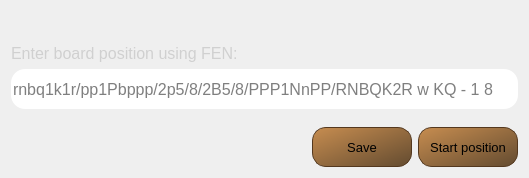
<?xml version="1.0" encoding="UTF-8"?>
<ui version="4.0">
 <class>FenDialog</class>
 <widget class="QDialog" name="FenDialog">
  <property name="geometry">
   <rect>
    <x>0</x>
    <y>0</y>
    <width>529</width>
    <height>178</height>
   </rect>
  </property>
  <property name="windowTitle">
   <string>Insert FEN</string>
  </property>
  <property name="styleSheet">
   <string notr="true">mmd--FenDialog{
	background-image: url(:/images/background);
    background-position: center;
}</string>
  </property>
  <layout class="QVBoxLayout" name="verticalLayout_2">
   <item>
    <spacer name="verticalSpacer">
     <property name="orientation">
      <enum>Qt::Vertical</enum>
     </property>
     <property name="sizeHint" stdset="0">
      <size>
       <width>18</width>
       <height>0</height>
      </size>
     </property>
    </spacer>
   </item>
   <item>
    <layout class="QVBoxLayout" name="verticalLayout">
     <item alignment="Qt::AlignLeft|Qt::AlignBottom">
      <widget class="QLabel" name="fen_header">
       <property name="minimumSize">
        <size>
         <width>300</width>
         <height>40</height>
        </size>
       </property>
       <property name="maximumSize">
        <size>
         <width>16777215</width>
         <height>40</height>
        </size>
       </property>
       <property name="palette">
        <palette>
         <active>
          <colorrole role="WindowText">
           <brush brushstyle="SolidPattern">
            <color alpha="255">
             <red>85</red>
             <green>255</green>
             <blue>0</blue>
            </color>
           </brush>
          </colorrole>
          <colorrole role="Button">
           <brush brushstyle="SolidPattern">
            <color alpha="255">
             <red>117</red>
             <green>117</green>
             <blue>45</blue>
            </color>
           </brush>
          </colorrole>
          <colorrole role="Base">
           <brush brushstyle="SolidPattern">
            <color alpha="255">
             <red>117</red>
             <green>117</green>
             <blue>45</blue>
            </color>
           </brush>
          </colorrole>
          <colorrole role="Window">
           <brush brushstyle="SolidPattern">
            <color alpha="255">
             <red>117</red>
             <green>117</green>
             <blue>45</blue>
            </color>
           </brush>
          </colorrole>
         </active>
         <inactive>
          <colorrole role="WindowText">
           <brush brushstyle="SolidPattern">
            <color alpha="255">
             <red>208</red>
             <green>208</green>
             <blue>208</blue>
            </color>
           </brush>
          </colorrole>
          <colorrole role="Button">
           <brush brushstyle="SolidPattern">
            <color alpha="255">
             <red>117</red>
             <green>117</green>
             <blue>45</blue>
            </color>
           </brush>
          </colorrole>
          <colorrole role="Base">
           <brush brushstyle="SolidPattern">
            <color alpha="255">
             <red>117</red>
             <green>117</green>
             <blue>45</blue>
            </color>
           </brush>
          </colorrole>
          <colorrole role="Window">
           <brush brushstyle="SolidPattern">
            <color alpha="255">
             <red>117</red>
             <green>117</green>
             <blue>45</blue>
            </color>
           </brush>
          </colorrole>
         </inactive>
         <disabled>
          <colorrole role="WindowText">
           <brush brushstyle="SolidPattern">
            <color alpha="96">
             <red>164</red>
             <green>166</green>
             <blue>168</blue>
            </color>
           </brush>
          </colorrole>
          <colorrole role="Button">
           <brush brushstyle="SolidPattern">
            <color alpha="255">
             <red>117</red>
             <green>117</green>
             <blue>45</blue>
            </color>
           </brush>
          </colorrole>
          <colorrole role="Base">
           <brush brushstyle="SolidPattern">
            <color alpha="255">
             <red>117</red>
             <green>117</green>
             <blue>45</blue>
            </color>
           </brush>
          </colorrole>
          <colorrole role="Window">
           <brush brushstyle="SolidPattern">
            <color alpha="255">
             <red>117</red>
             <green>117</green>
             <blue>45</blue>
            </color>
           </brush>
          </colorrole>
         </disabled>
        </palette>
       </property>
       <property name="font">
        <font>
         <pointsize>12</pointsize>
        </font>
       </property>
       <property name="text">
        <string>Enter board position using FEN:</string>
       </property>
       <property name="alignment">
        <set>Qt::AlignBottom|Qt::AlignLeading|Qt::AlignLeft</set>
       </property>
      </widget>
     </item>
     <item>
      <widget class="QLineEdit" name="fen_edit">
       <property name="minimumSize">
        <size>
         <width>300</width>
         <height>40</height>
        </size>
       </property>
       <property name="maximumSize">
        <size>
         <width>16777215</width>
         <height>40</height>
        </size>
       </property>
       <property name="font">
        <font>
         <pointsize>12</pointsize>
        </font>
       </property>
       <property name="styleSheet">
        <string notr="true">border-radius: 14;</string>
       </property>
       <property name="text">
        <string/>
       </property>
       <property name="placeholderText">
        <string>rnbq1k1r/pp1Pbppp/2p5/8/2B5/8/PPP1NnPP/RNBQK2R w KQ - 1 8</string>
       </property>
      </widget>
     </item>
    </layout>
   </item>
   <item>
    <spacer name="verticalSpacer_2">
     <property name="orientation">
      <enum>Qt::Vertical</enum>
     </property>
     <property name="sizeHint" stdset="0">
      <size>
       <width>13</width>
       <height>3</height>
      </size>
     </property>
    </spacer>
   </item>
   <item>
    <layout class="QHBoxLayout" name="horizontalLayout">
     <item>
      <spacer name="horizontalSpacer_3">
       <property name="orientation">
        <enum>Qt::Horizontal</enum>
       </property>
       <property name="sizeHint" stdset="0">
        <size>
         <width>85</width>
         <height>20</height>
        </size>
       </property>
      </spacer>
     </item>
     <item>
      <widget class="QPushButton" name="save_button">
       <property name="sizePolicy">
        <sizepolicy hsizetype="Fixed" vsizetype="Fixed">
         <horstretch>0</horstretch>
         <verstretch>0</verstretch>
        </sizepolicy>
       </property>
       <property name="minimumSize">
        <size>
         <width>100</width>
         <height>40</height>
        </size>
       </property>
       <property name="maximumSize">
        <size>
         <width>100</width>
         <height>40</height>
        </size>
       </property>
       <property name="palette">
        <palette>
         <active>
          <colorrole role="Button">
           <brush brushstyle="LinearGradientPattern">
            <gradient startx="0.000000000000000" starty="0.000000000000000" endx="1.000000000000000" endy="1.000000000000000" type="LinearGradient" spread="PadSpread" coordinatemode="ObjectBoundingMode">
             <gradientstop position="0.000000000000000">
              <color alpha="255">
               <red>199</red>
               <green>141</green>
               <blue>80</blue>
              </color>
             </gradientstop>
             <gradientstop position="1.000000000000000">
              <color alpha="255">
               <red>99</red>
               <green>75</green>
               <blue>48</blue>
              </color>
             </gradientstop>
            </gradient>
           </brush>
          </colorrole>
          <colorrole role="Base">
           <brush brushstyle="LinearGradientPattern">
            <gradient startx="0.000000000000000" starty="0.000000000000000" endx="1.000000000000000" endy="1.000000000000000" type="LinearGradient" spread="PadSpread" coordinatemode="ObjectBoundingMode">
             <gradientstop position="0.000000000000000">
              <color alpha="255">
               <red>199</red>
               <green>141</green>
               <blue>80</blue>
              </color>
             </gradientstop>
             <gradientstop position="1.000000000000000">
              <color alpha="255">
               <red>99</red>
               <green>75</green>
               <blue>48</blue>
              </color>
             </gradientstop>
            </gradient>
           </brush>
          </colorrole>
          <colorrole role="Window">
           <brush brushstyle="LinearGradientPattern">
            <gradient startx="0.000000000000000" starty="0.000000000000000" endx="1.000000000000000" endy="1.000000000000000" type="LinearGradient" spread="PadSpread" coordinatemode="ObjectBoundingMode">
             <gradientstop position="0.000000000000000">
              <color alpha="255">
               <red>199</red>
               <green>141</green>
               <blue>80</blue>
              </color>
             </gradientstop>
             <gradientstop position="1.000000000000000">
              <color alpha="255">
               <red>99</red>
               <green>75</green>
               <blue>48</blue>
              </color>
             </gradientstop>
            </gradient>
           </brush>
          </colorrole>
         </active>
         <inactive>
          <colorrole role="Button">
           <brush brushstyle="LinearGradientPattern">
            <gradient startx="0.000000000000000" starty="0.000000000000000" endx="1.000000000000000" endy="1.000000000000000" type="LinearGradient" spread="PadSpread" coordinatemode="ObjectBoundingMode">
             <gradientstop position="0.000000000000000">
              <color alpha="255">
               <red>199</red>
               <green>141</green>
               <blue>80</blue>
              </color>
             </gradientstop>
             <gradientstop position="1.000000000000000">
              <color alpha="255">
               <red>99</red>
               <green>75</green>
               <blue>48</blue>
              </color>
             </gradientstop>
            </gradient>
           </brush>
          </colorrole>
          <colorrole role="Base">
           <brush brushstyle="LinearGradientPattern">
            <gradient startx="0.000000000000000" starty="0.000000000000000" endx="1.000000000000000" endy="1.000000000000000" type="LinearGradient" spread="PadSpread" coordinatemode="ObjectBoundingMode">
             <gradientstop position="0.000000000000000">
              <color alpha="255">
               <red>199</red>
               <green>141</green>
               <blue>80</blue>
              </color>
             </gradientstop>
             <gradientstop position="1.000000000000000">
              <color alpha="255">
               <red>99</red>
               <green>75</green>
               <blue>48</blue>
              </color>
             </gradientstop>
            </gradient>
           </brush>
          </colorrole>
          <colorrole role="Window">
           <brush brushstyle="LinearGradientPattern">
            <gradient startx="0.000000000000000" starty="0.000000000000000" endx="1.000000000000000" endy="1.000000000000000" type="LinearGradient" spread="PadSpread" coordinatemode="ObjectBoundingMode">
             <gradientstop position="0.000000000000000">
              <color alpha="255">
               <red>199</red>
               <green>141</green>
               <blue>80</blue>
              </color>
             </gradientstop>
             <gradientstop position="1.000000000000000">
              <color alpha="255">
               <red>99</red>
               <green>75</green>
               <blue>48</blue>
              </color>
             </gradientstop>
            </gradient>
           </brush>
          </colorrole>
         </inactive>
         <disabled>
          <colorrole role="Button">
           <brush brushstyle="LinearGradientPattern">
            <gradient startx="0.000000000000000" starty="0.000000000000000" endx="1.000000000000000" endy="1.000000000000000" type="LinearGradient" spread="PadSpread" coordinatemode="ObjectBoundingMode">
             <gradientstop position="0.000000000000000">
              <color alpha="255">
               <red>199</red>
               <green>141</green>
               <blue>80</blue>
              </color>
             </gradientstop>
             <gradientstop position="1.000000000000000">
              <color alpha="255">
               <red>99</red>
               <green>75</green>
               <blue>48</blue>
              </color>
             </gradientstop>
            </gradient>
           </brush>
          </colorrole>
          <colorrole role="Base">
           <brush brushstyle="LinearGradientPattern">
            <gradient startx="0.000000000000000" starty="0.000000000000000" endx="1.000000000000000" endy="1.000000000000000" type="LinearGradient" spread="PadSpread" coordinatemode="ObjectBoundingMode">
             <gradientstop position="0.000000000000000">
              <color alpha="255">
               <red>199</red>
               <green>141</green>
               <blue>80</blue>
              </color>
             </gradientstop>
             <gradientstop position="1.000000000000000">
              <color alpha="255">
               <red>99</red>
               <green>75</green>
               <blue>48</blue>
              </color>
             </gradientstop>
            </gradient>
           </brush>
          </colorrole>
          <colorrole role="Window">
           <brush brushstyle="LinearGradientPattern">
            <gradient startx="0.000000000000000" starty="0.000000000000000" endx="1.000000000000000" endy="1.000000000000000" type="LinearGradient" spread="PadSpread" coordinatemode="ObjectBoundingMode">
             <gradientstop position="0.000000000000000">
              <color alpha="255">
               <red>199</red>
               <green>141</green>
               <blue>80</blue>
              </color>
             </gradientstop>
             <gradientstop position="1.000000000000000">
              <color alpha="255">
               <red>99</red>
               <green>75</green>
               <blue>48</blue>
              </color>
             </gradientstop>
            </gradient>
           </brush>
          </colorrole>
         </disabled>
        </palette>
       </property>
       <property name="font">
        <font>
         <pointsize>10</pointsize>
        </font>
       </property>
       <property name="styleSheet">
        <string notr="true">QPushButton{
background-color: qlineargradient(x: 0,y: 0, x2: 1, y2: 1, stop: 0 #C78D50, stop: 1 #634b30 );
border: 1 solid #54381E;
border-radius: 14px;

}:pressed{
background-color: qlineargradient(x: 0, y: 0, x2: 1, y2: 1, stop: 0 #634b30, stop: 1 #C78D50 );
}</string>
       </property>
       <property name="text">
        <string>Save</string>
       </property>
      </widget>
     </item>
     <item>
      <widget class="QPushButton" name="skip_button">
       <property name="sizePolicy">
        <sizepolicy hsizetype="Fixed" vsizetype="Fixed">
         <horstretch>0</horstretch>
         <verstretch>0</verstretch>
        </sizepolicy>
       </property>
       <property name="minimumSize">
        <size>
         <width>100</width>
         <height>40</height>
        </size>
       </property>
       <property name="maximumSize">
        <size>
         <width>100</width>
         <height>40</height>
        </size>
       </property>
       <property name="palette">
        <palette>
         <active>
          <colorrole role="Button">
           <brush brushstyle="LinearGradientPattern">
            <gradient startx="0.000000000000000" starty="0.000000000000000" endx="1.000000000000000" endy="1.000000000000000" type="LinearGradient" spread="PadSpread" coordinatemode="ObjectBoundingMode">
             <gradientstop position="0.000000000000000">
              <color alpha="255">
               <red>199</red>
               <green>141</green>
               <blue>80</blue>
              </color>
             </gradientstop>
             <gradientstop position="1.000000000000000">
              <color alpha="255">
               <red>99</red>
               <green>75</green>
               <blue>48</blue>
              </color>
             </gradientstop>
            </gradient>
           </brush>
          </colorrole>
          <colorrole role="Base">
           <brush brushstyle="LinearGradientPattern">
            <gradient startx="0.000000000000000" starty="0.000000000000000" endx="1.000000000000000" endy="1.000000000000000" type="LinearGradient" spread="PadSpread" coordinatemode="ObjectBoundingMode">
             <gradientstop position="0.000000000000000">
              <color alpha="255">
               <red>199</red>
               <green>141</green>
               <blue>80</blue>
              </color>
             </gradientstop>
             <gradientstop position="1.000000000000000">
              <color alpha="255">
               <red>99</red>
               <green>75</green>
               <blue>48</blue>
              </color>
             </gradientstop>
            </gradient>
           </brush>
          </colorrole>
          <colorrole role="Window">
           <brush brushstyle="LinearGradientPattern">
            <gradient startx="0.000000000000000" starty="0.000000000000000" endx="1.000000000000000" endy="1.000000000000000" type="LinearGradient" spread="PadSpread" coordinatemode="ObjectBoundingMode">
             <gradientstop position="0.000000000000000">
              <color alpha="255">
               <red>199</red>
               <green>141</green>
               <blue>80</blue>
              </color>
             </gradientstop>
             <gradientstop position="1.000000000000000">
              <color alpha="255">
               <red>99</red>
               <green>75</green>
               <blue>48</blue>
              </color>
             </gradientstop>
            </gradient>
           </brush>
          </colorrole>
         </active>
         <inactive>
          <colorrole role="Button">
           <brush brushstyle="LinearGradientPattern">
            <gradient startx="0.000000000000000" starty="0.000000000000000" endx="1.000000000000000" endy="1.000000000000000" type="LinearGradient" spread="PadSpread" coordinatemode="ObjectBoundingMode">
             <gradientstop position="0.000000000000000">
              <color alpha="255">
               <red>199</red>
               <green>141</green>
               <blue>80</blue>
              </color>
             </gradientstop>
             <gradientstop position="1.000000000000000">
              <color alpha="255">
               <red>99</red>
               <green>75</green>
               <blue>48</blue>
              </color>
             </gradientstop>
            </gradient>
           </brush>
          </colorrole>
          <colorrole role="Base">
           <brush brushstyle="LinearGradientPattern">
            <gradient startx="0.000000000000000" starty="0.000000000000000" endx="1.000000000000000" endy="1.000000000000000" type="LinearGradient" spread="PadSpread" coordinatemode="ObjectBoundingMode">
             <gradientstop position="0.000000000000000">
              <color alpha="255">
               <red>199</red>
               <green>141</green>
               <blue>80</blue>
              </color>
             </gradientstop>
             <gradientstop position="1.000000000000000">
              <color alpha="255">
               <red>99</red>
               <green>75</green>
               <blue>48</blue>
              </color>
             </gradientstop>
            </gradient>
           </brush>
          </colorrole>
          <colorrole role="Window">
           <brush brushstyle="LinearGradientPattern">
            <gradient startx="0.000000000000000" starty="0.000000000000000" endx="1.000000000000000" endy="1.000000000000000" type="LinearGradient" spread="PadSpread" coordinatemode="ObjectBoundingMode">
             <gradientstop position="0.000000000000000">
              <color alpha="255">
               <red>199</red>
               <green>141</green>
               <blue>80</blue>
              </color>
             </gradientstop>
             <gradientstop position="1.000000000000000">
              <color alpha="255">
               <red>99</red>
               <green>75</green>
               <blue>48</blue>
              </color>
             </gradientstop>
            </gradient>
           </brush>
          </colorrole>
         </inactive>
         <disabled>
          <colorrole role="Button">
           <brush brushstyle="LinearGradientPattern">
            <gradient startx="0.000000000000000" starty="0.000000000000000" endx="1.000000000000000" endy="1.000000000000000" type="LinearGradient" spread="PadSpread" coordinatemode="ObjectBoundingMode">
             <gradientstop position="0.000000000000000">
              <color alpha="255">
               <red>199</red>
               <green>141</green>
               <blue>80</blue>
              </color>
             </gradientstop>
             <gradientstop position="1.000000000000000">
              <color alpha="255">
               <red>99</red>
               <green>75</green>
               <blue>48</blue>
              </color>
             </gradientstop>
            </gradient>
           </brush>
          </colorrole>
          <colorrole role="Base">
           <brush brushstyle="LinearGradientPattern">
            <gradient startx="0.000000000000000" starty="0.000000000000000" endx="1.000000000000000" endy="1.000000000000000" type="LinearGradient" spread="PadSpread" coordinatemode="ObjectBoundingMode">
             <gradientstop position="0.000000000000000">
              <color alpha="255">
               <red>199</red>
               <green>141</green>
               <blue>80</blue>
              </color>
             </gradientstop>
             <gradientstop position="1.000000000000000">
              <color alpha="255">
               <red>99</red>
               <green>75</green>
               <blue>48</blue>
              </color>
             </gradientstop>
            </gradient>
           </brush>
          </colorrole>
          <colorrole role="Window">
           <brush brushstyle="LinearGradientPattern">
            <gradient startx="0.000000000000000" starty="0.000000000000000" endx="1.000000000000000" endy="1.000000000000000" type="LinearGradient" spread="PadSpread" coordinatemode="ObjectBoundingMode">
             <gradientstop position="0.000000000000000">
              <color alpha="255">
               <red>199</red>
               <green>141</green>
               <blue>80</blue>
              </color>
             </gradientstop>
             <gradientstop position="1.000000000000000">
              <color alpha="255">
               <red>99</red>
               <green>75</green>
               <blue>48</blue>
              </color>
             </gradientstop>
            </gradient>
           </brush>
          </colorrole>
         </disabled>
        </palette>
       </property>
       <property name="font">
        <font>
         <pointsize>10</pointsize>
        </font>
       </property>
       <property name="styleSheet">
        <string notr="true">QPushButton{
background-color: qlineargradient(x: 0,y: 0, x2: 1, y2: 1, stop: 0 #C78D50, stop: 1 #634b30 );
border: 1 solid #54381E;
border-radius: 14px;

}:pressed{
background-color: qlineargradient(x: 0, y: 0, x2: 1, y2: 1, stop: 0 #634b30, stop: 1 #C78D50 );
}</string>
       </property>
       <property name="text">
        <string>Start position</string>
       </property>
      </widget>
     </item>
    </layout>
   </item>
  </layout>
 </widget>
 <resources/>
 <connections/>
</ui>
